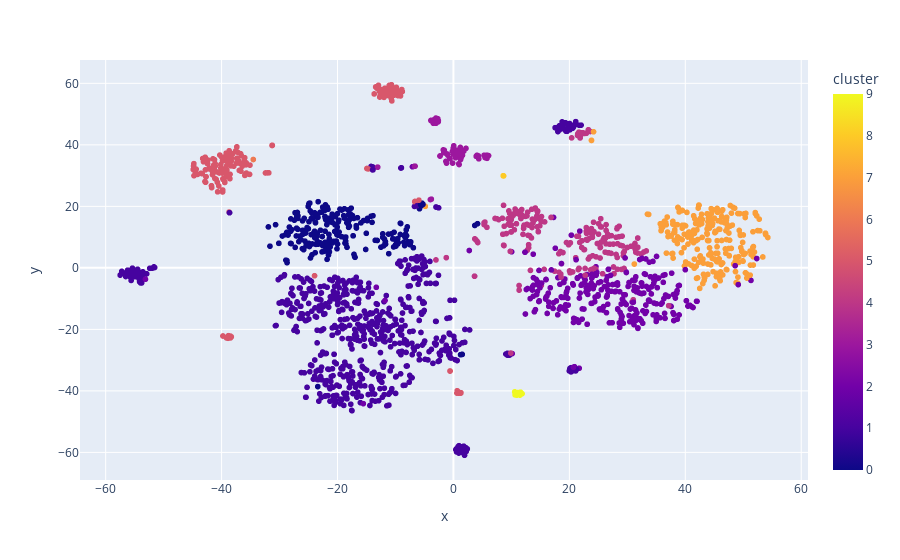

Notebook code cell kept with this figure:
### Markdown cell above
# Visualizing the Clusters with t-SNE

### Code cell
tsne_pipeline = Pipeline([('scaler', StandardScaler()), ('tsne', TSNE(n_components=2, verbose=1))])
genre_embedding = tsne_pipeline.fit_transform(X)
projection = pd.DataFrame(columns=['x', 'y'], data=genre_embedding)
projection['genres'] = music_data['genre']
projection['cluster'] = music_data['cluster']

fig = px.scatter(
    projection, x='x', y='y', color='cluster', hover_data=['x', 'y', 'genres'])
fig.show()

### Figure 1 — Plotly figure (JSON) as saved in the notebook; plotly's stock layout.template omitted (floating-point values rounded to 4 significant figures; data arrays with more than 128 entries replaced by an {"elided": "..."} marker saying what was removed)
{"data": [{"customdata": {"elided": "2000x1 str values"}, "hovertemplate": "x=%{x}<br>y=%{y}<br>genres=%{customdata[0]}<br>cluster=%{marker.color}<extra></extra>", "legendgroup": "", "marker": {"color": {"elided": "2000 int values"}, "coloraxis": "coloraxis", "symbol": "circle"}, "mode": "markers", "name": "", "showlegend": false, "type": "scattergl", "x": {"elided": "2000 float values"}, "xaxis": "x", "y": {"elided": "2000 float values"}, "yaxis": "y"}], "layout": {"coloraxis": {"colorbar": {"title": {"text": "cluster"}}, "colorscale": [[0, "#0d0887"], [0.1111, "#46039f"], [0.2222, "#7201a8"], [0.3333, "#9c179e"], [0.4444, "#bd3786"], [0.5556, "#d8576b"], [0.6667, "#ed7953"], [0.7778, "#fb9f3a"], [0.8889, "#fdca26"], [1, "#f0f921"]]}, "legend": {"tracegroupgap": 0}, "margin": {"t": 60}, "xaxis": {"anchor": "y", "domain": [0, 1], "title": {"text": "x"}}, "yaxis": {"anchor": "x", "domain": [0, 1], "title": {"text": "y"}}}}
